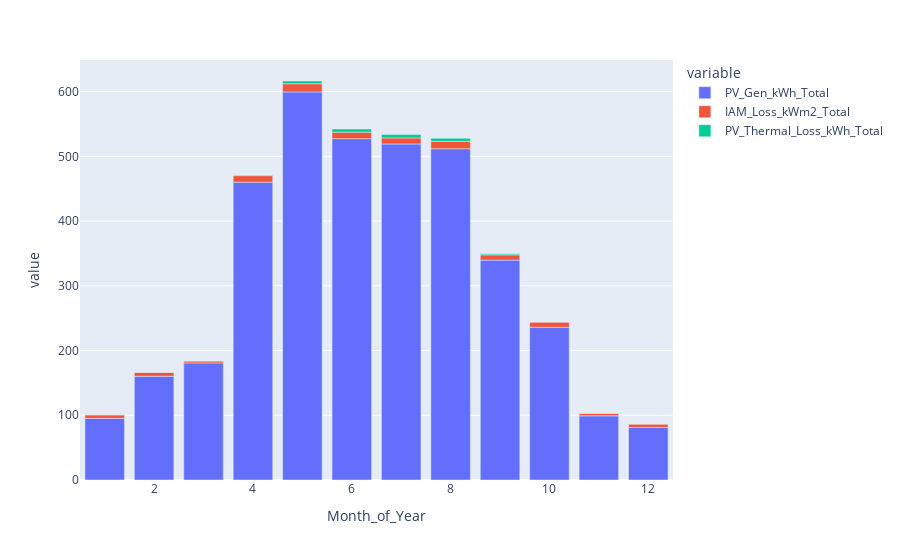

Notebook source saved alongside this figure:
### Code cell
px.bar(pv_model.summary_grouped.monthly[["PV_Gen_kWh_Total", "IAM_Loss_kWm2_Total", "PV_Thermal_Loss_kWh_Total"]])

### Figure 1 — Plotly figure (JSON) as saved in the notebook; plotly's stock layout.template omitted (floating-point values rounded to 4 significant figures)
{"data": [{"alignmentgroup": "True", "hovertemplate": "variable=PV_Gen_kWh_Total<br>Month_of_Year=%{x}<br>value=%{y}<extra></extra>", "legendgroup": "PV_Gen_kWh_Total", "marker": {"color": "#636efa", "pattern": {"shape": ""}}, "name": "PV_Gen_kWh_Total", "offsetgroup": "PV_Gen_kWh_Total", "orientation": "v", "showlegend": true, "textposition": "auto", "type": "bar", "x": [1, 2, 3, 4, 5, 6, 7, 8, 9, 10, 11, 12], "xaxis": "x", "y": [95.25, 160.3, 180.9, 460.0, 599.5, 527.3, 519.1, 511.8, 339.7, 235.9, 99.1, 81.21], "yaxis": "y"}, {"alignmentgroup": "True", "hovertemplate": "variable=IAM_Loss_kWm2_Total<br>Month_of_Year=%{x}<br>value=%{y}<extra></extra>", "legendgroup": "IAM_Loss_kWm2_Total", "marker": {"color": "#EF553B", "pattern": {"shape": ""}}, "name": "IAM_Loss_kWm2_Total", "offsetgroup": "IAM_Loss_kWm2_Total", "orientation": "v", "showlegend": true, "textposition": "auto", "type": "bar", "x": [1, 2, 3, 4, 5, 6, 7, 8, 9, 10, 11, 12], "xaxis": "x", "y": [5.477, 6.099, 3.044, 10.16, 12.55, 10.09, 9.39, 11.34, 8.118, 8.099, 4.008, 5.255], "yaxis": "y"}, {"alignmentgroup": "True", "hovertemplate": "variable=PV_Thermal_Loss_kWh_Total<br>Month_of_Year=%{x}<br>value=%{y}<extra></extra>", "legendgroup": "PV_Thermal_Loss_kWh_Total", "marker": {"color": "#00cc96", "pattern": {"shape": ""}}, "name": "PV_Thermal_Loss_kWh_Total", "offsetgroup": "PV_Thermal_Loss_kWh_Total", "orientation": "v", "showlegend": true, "textposition": "auto", "type": "bar", "x": [1, 2, 3, 4, 5, 6, 7, 8, 9, 10, 11, 12], "xaxis": "x", "y": [0, 0, 0.003, 0.804, 4.299, 4.797, 5.106, 4.726, 1.627, 0.172, 0, 0], "yaxis": "y"}], "layout": {"barmode": "relative", "legend": {"title": {"text": "variable"}, "tracegroupgap": 0}, "margin": {"t": 60}, "xaxis": {"anchor": "y", "domain": [0, 1], "title": {"text": "Month_of_Year"}}, "yaxis": {"anchor": "x", "domain": [0, 1], "title": {"text": "value"}}}}
